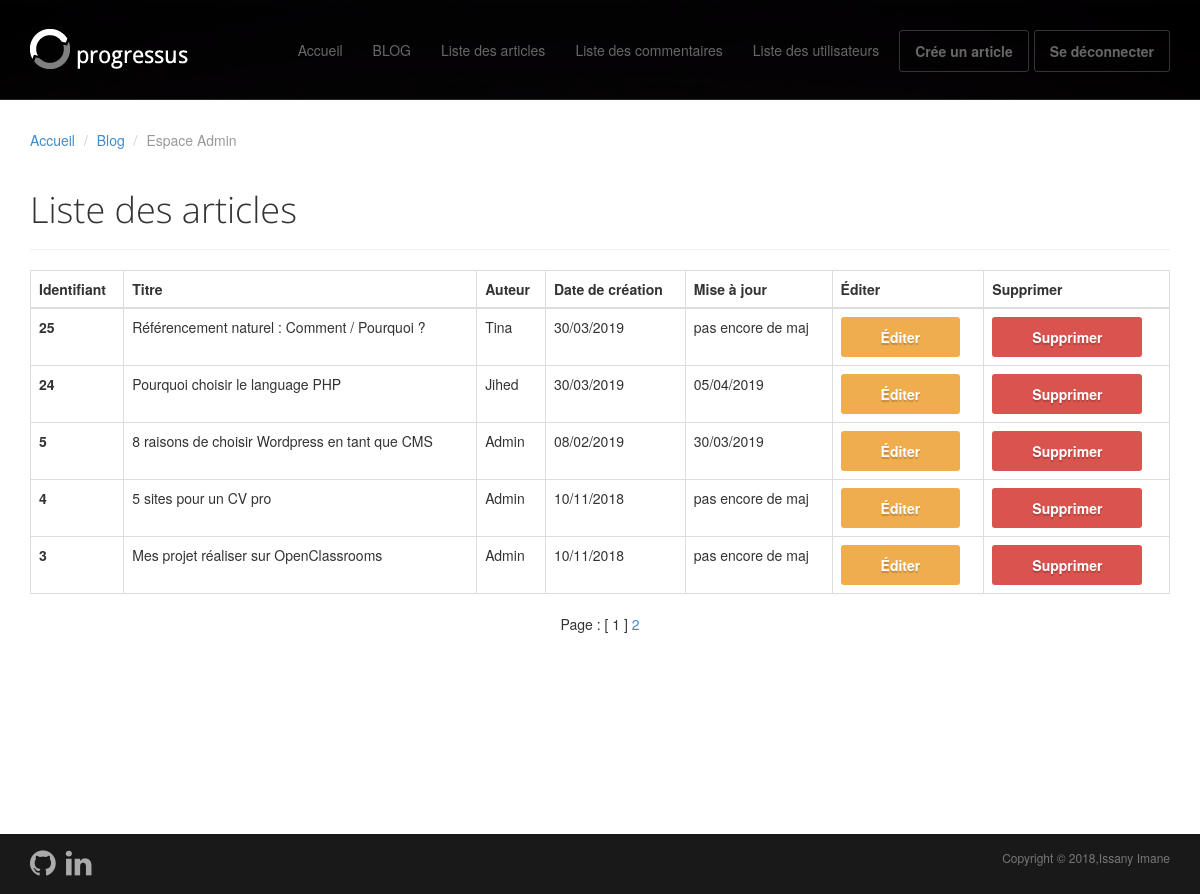
The page /index.php?action=logIn (signed in) on the database its author committed.
### tables this page shows
CREATE TABLE IF NOT EXISTS `posts` (
  `id` int(11) NOT NULL AUTO_INCREMENT,
  `title` varchar(255) NOT NULL,
  `author` varchar(255) NOT NULL,
  `content` text NOT NULL,
  `creation_date` datetime NOT NULL,
  `update_date` datetime DEFAULT NULL,
  PRIMARY KEY (`id`)
);

### model/backend/admin/AdminPostManager.php (called while the page is built, shortened)
<?php
class AdminPostManager extends Manager
{
    public function totalPosts()
    {
        $db = $this->dbConnect();
        $retour_total  = $db->query('SELECT COUNT(*) AS total FROM posts');
        $donnees_total = $retour_total->fetch(PDO::FETCH_ASSOC);
        $total         = $donnees_total['total'];
        return $total;
    }
    public function getPosts($premiereEntree, $messagesParPage)
    {
        $db  = $this->dbConnect();
        $req = $db->query('SELECT id, title, author, content, DATE_FORMAT(creation_date, \'%d/%m/%Y\') AS creation_date_fr, DATE_FORMAT(update_date, \'%d/%m/%Y\') AS update_date_fr  FROM posts ORDER BY creation_date DESC LIMIT ' . $premiereEntree . ', ' . $messagesParPage . '');
        $req->execute(array(
            $premiereEntree,
            $messagesParPage
        ));
        return $req;
    }
}

### view/backend/admin/adminSpace.php (the view, shortened to what this page needs)
    <div class="container">
        <ol class="breadcrumb">
            <li><a href="index.php">Accueil</a></li>
            <li class="active"><a href="index.php?action=listPosts">Blog</a></li>
            <li class="active">Espace Admin</li>
        </ol>
        <div class="row">
            <article class="col-md-12 maincontent">
                <header class="page-header">
                    <h1 class="page-title">Liste des articles</h1>
                </header>
                <div class="table-responsive">
                    <table class="table table-bordered">
                        <thead>
                        <tr>
                            <th>Identifiant</th>
                            <th>Titre</th>
                            <th>Auteur</th>
                            <th>Date de création</th>
                            <th>Mise à jour</th>
                            <th>Éditer</th>
                            <th>Supprimer</th>
                        </tr>
                        </thead>
                        <tbody>
                        <?php
                        while ($data = $posts->fetch()) {
                            ?>
                            <tr>
                                <th><?= $data['id']; ?></th>
                                <td><?= $data['title']; ?></td>
                                <td><?= $data['author']; ?></td>
                                <td><?= $data['creation_date_fr']; ?></td>
                                <td><?php
                                    if ($data['update_date_fr'] === null) {
                                        echo "pas encore de maj";
                                    } else {
                                        echo $data['update_date_fr'];
                                    }
                                    ?></td>
                                <td><a class="btn btn-warning" href="index.php?action=adminEditPost&amp;id=<?= $data['id'] ?>">Éditer</a></td>
                                <td>
                                    <a href="index.php?action=adminDeletePost&amp;id=<?= $data['id'] ?>" class="btn btn-danger">Supprimer</a>
                                </td>
                            </tr>
                            <?php
                        }
                        ?>
                        </tbody>
                    </table>
                </div>
            </article>
        </div>
    </div>
<?php
echo '<p align="center">Page : ';
for ($i = 1; $i <= $nombreDePages; $i++)
{
    if ($i == $pageActuelle)
    {
        echo ' [ ' . $i . ' ] ';
    } else
    {
        echo ' <a href="index.php?action=logIn&amp;page=' . $i . '">' . $i . '</a> ';
    }
}
echo '</p>';
?>
<?php
require('view/backend/admin/template.php');
?>

### public/assets/css/main.css (style rules this page uses)
h1, h2, h3, h4, h5, h6 { font-family:"Open sans", Helvetica, Arial; }
h1, .h1, h2, .h2, h3, .h3 { margin-top:30px; }
.page-title { margin-top:20px; font-weight:300; }
.breadcrumb { background:none; padding:0; margin:30px 0 0px 0; }

### rows shown on the page
posts: id "25", title "Référencement naturel : Comment / Pourquoi ?", author "Tina", creation_date_fr "30/03/2019", shows "pas encore de maj"
posts: id "24", title "Pourquoi choisir le language PHP", author "Jihed", creation_date_fr "30/03/2019", update_date_fr "05/04/2019"
posts: id "5", title "8 raisons de choisir Wordpress en tant que CMS", author "Admin", creation_date_fr "08/02/2019", update_date_fr "30/03/2019"
posts: id "4", title "5 sites pour un CV pro", author "Admin", creation_date_fr "10/11/2018", shows "pas encore de maj"
posts: id "3", title "Mes projet réaliser sur OpenClassrooms", author "Admin", creation_date_fr "10/11/2018", shows "pas encore de maj"
